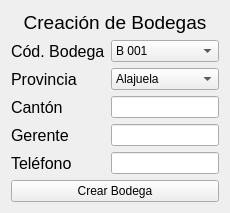
            <widget class="QWidget" name="Bodegas">
             <layout class="QGridLayout" name="gridLayout_13">
              <item row="0" column="0">
               <layout class="QGridLayout" name="gridLayout_6">
                <item row="0" column="0">
                 <widget class="QLabel" name="label_6">
                  <property name="font">
                   <font>
                    <pointsize>14</pointsize>
                   </font>
                  </property>
                  <property name="text">
                   <string>Creación de Bodegas</string>
                  </property>
                  <property name="alignment">
                   <set>Qt::AlignCenter</set>
                  </property>
                 </widget>
                </item>
                <item row="1" column="0">
                 <layout class="QGridLayout" name="gridLayout_5">
                  <item row="0" column="0">
                   <widget class="QLabel" name="label_7">
                    <property name="font">
                     <font>
                      <pointsize>12</pointsize>
                     </font>
                    </property>
                    <property name="text">
                     <string>Cód. Bodega</string>
                    </property>
                   </widget>
                  </item>
                  <item row="0" column="1">
                   <widget class="QComboBox" name="comboBox_3">
                    <item>
                     <property name="text">
                      <string>B 001</string>
                     </property>
                    </item>
                    <item>
                     <property name="text">
                      <string>B 002</string>
                     </property>
                    </item>
                    <item>
                     <property name="text">
                      <string>B 003</string>
                     </property>
                    </item>
                    <item>
                     <property name="text">
                      <string>B 004</string>
                     </property>
                    </item>
                    <item>
                     <property name="text">
                      <string>B 005</string>
                     </property>
                    </item>
                    <item>
                     <property name="text">
                      <string>B 006</string>
                     </property>
                    </item>
                    <item>
                     <property name="text">
                      <string>B 007</string>
                     </property>
                    </item>
                    <item>
                     <property name="text">
                      <string>B 008</string>
                     </property>
                    </item>
                    <item>
                     <property name="text">
                      <string>B 009</string>
                     </property>
                    </item>
                   </widget>
                  </item>
                  <item row="1" column="0">
                   <widget class="QLabel" name="label_8">
                    <property name="font">
                     <font>
                      <pointsize>12</pointsize>
                     </font>
                    </property>
                    <property name="text">
                     <string>Provincia</string>
                    </property>
                   </widget>
                  </item>
                  <item row="1" column="1">
                   <widget class="QComboBox" name="comboBox_4">
                    <item>
                     <property name="text">
                      <string>Alajuela</string>
                     </property>
                    </item>
                    <item>
                     <property name="text">
                      <string>Cartago</string>
                     </property>
                    </item>
                    <item>
                     <property name="text">
                      <string>Guanacaste</string>
                     </property>
                    </item>
                    <item>
                     <property name="text">
                      <string>Heredia</string>
                     </property>
                    </item>
                    <item>
                     <property name="text">
                      <string>Limón</string>
                     </property>
                    </item>
                    <item>
                     <property name="text">
                      <string>Puntarenas</string>
                     </property>
                    </item>
                    <item>
                     <property name="text">
                      <string>San José</string>
                     </property>
                    </item>
                   </widget>
                  </item>
                  <item row="2" column="0">
                   <widget class="QLabel" name="label_9">
                    <property name="font">
                     <font>
                      <pointsize>12</pointsize>
                     </font>
                    </property>
                    <property name="text">
                     <string>Cantón</string>
                    </property>
                   </widget>
                  </item>
                  <item row="2" column="1">
                   <widget class="QLineEdit" name="lineEdit_3"/>
                  </item>
                  <item row="3" column="0">
                   <widget class="QLabel" name="label_10">
                    <property name="font">
                     <font>
                      <pointsize>12</pointsize>
                     </font>
                    </property>
                    <property name="text">
                     <string>Gerente</string>
                    </property>
                   </widget>
                  </item>
                  <item row="3" column="1">
                   <widget class="QLineEdit" name="lineEdit"/>
                  </item>
                  <item row="4" column="0">
                   <widget class="QLabel" name="label_11">
                    <property name="font">
                     <font>
                      <pointsize>12</pointsize>
                     </font>
                    </property>
                    <property name="text">
                     <string>Teléfono</string>
                    </property>
                   </widget>
                  </item>
                  <item row="4" column="1">
                   <widget class="QLineEdit" name="lineEdit_2"/>
                  </item>
                  <item row="5" column="0" colspan="2">
                   <widget class="QPushButton" name="pushButton">
                    <property name="text">
                     <string>Crear Bodega</string>
                    </property>
                   </widget>
                  </item>
                 </layout>
                </item>
               </layout>
              </item>
             </layout>
            </widget>
